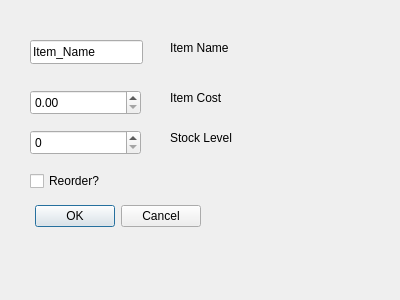
<?xml version="1.0" encoding="UTF-8"?>
<ui version="4.0">
 <class>EditItemDialog</class>
 <widget class="QDialog" name="EditItemDialog">
  <property name="geometry">
   <rect>
    <x>0</x>
    <y>0</y>
    <width>400</width>
    <height>300</height>
   </rect>
  </property>
  <property name="windowTitle">
   <string>Dialog</string>
  </property>
  <widget class="QDialogButtonBox" name="buttonBox">
   <property name="geometry">
    <rect>
     <x>-140</x>
     <y>200</y>
     <width>341</width>
     <height>32</height>
    </rect>
   </property>
   <property name="orientation">
    <enum>Qt::Horizontal</enum>
   </property>
   <property name="standardButtons">
    <set>QDialogButtonBox::Cancel|QDialogButtonBox::Ok</set>
   </property>
  </widget>
  <widget class="QLineEdit" name="name">
   <property name="geometry">
    <rect>
     <x>30</x>
     <y>40</y>
     <width>113</width>
     <height>24</height>
    </rect>
   </property>
   <property name="text">
    <string>Item_Name</string>
   </property>
  </widget>
  <widget class="QDoubleSpinBox" name="unitCost">
   <property name="geometry">
    <rect>
     <x>30</x>
     <y>90</y>
     <width>111</width>
     <height>25</height>
    </rect>
   </property>
  </widget>
  <widget class="QSpinBox" name="stockLevel">
   <property name="geometry">
    <rect>
     <x>30</x>
     <y>130</y>
     <width>111</width>
     <height>25</height>
    </rect>
   </property>
  </widget>
  <widget class="QLabel" name="label">
   <property name="geometry">
    <rect>
     <x>170</x>
     <y>40</y>
     <width>71</width>
     <height>16</height>
    </rect>
   </property>
   <property name="text">
    <string>Item Name</string>
   </property>
  </widget>
  <widget class="QLabel" name="label_2">
   <property name="geometry">
    <rect>
     <x>170</x>
     <y>90</y>
     <width>91</width>
     <height>16</height>
    </rect>
   </property>
   <property name="text">
    <string>Item Cost</string>
   </property>
  </widget>
  <widget class="QLabel" name="label_3">
   <property name="geometry">
    <rect>
     <x>170</x>
     <y>130</y>
     <width>71</width>
     <height>16</height>
    </rect>
   </property>
   <property name="text">
    <string>Stock Level</string>
   </property>
  </widget>
  <widget class="QCheckBox" name="reorder">
   <property name="geometry">
    <rect>
     <x>30</x>
     <y>170</y>
     <width>91</width>
     <height>22</height>
    </rect>
   </property>
   <property name="text">
    <string>Reorder?</string>
   </property>
  </widget>
 </widget>
 <resources/>
 <connections>
  <connection>
   <sender>buttonBox</sender>
   <signal>accepted()</signal>
   <receiver>EditItemDialog</receiver>
   <slot>accept()</slot>
   <hints>
    <hint type="sourcelabel">
     <x>248</x>
     <y>254</y>
    </hint>
    <hint type="destinationlabel">
     <x>157</x>
     <y>274</y>
    </hint>
   </hints>
  </connection>
  <connection>
   <sender>buttonBox</sender>
   <signal>rejected()</signal>
   <receiver>EditItemDialog</receiver>
   <slot>reject()</slot>
   <hints>
    <hint type="sourcelabel">
     <x>316</x>
     <y>260</y>
    </hint>
    <hint type="destinationlabel">
     <x>286</x>
     <y>274</y>
    </hint>
   </hints>
  </connection>
 </connections>
</ui>
